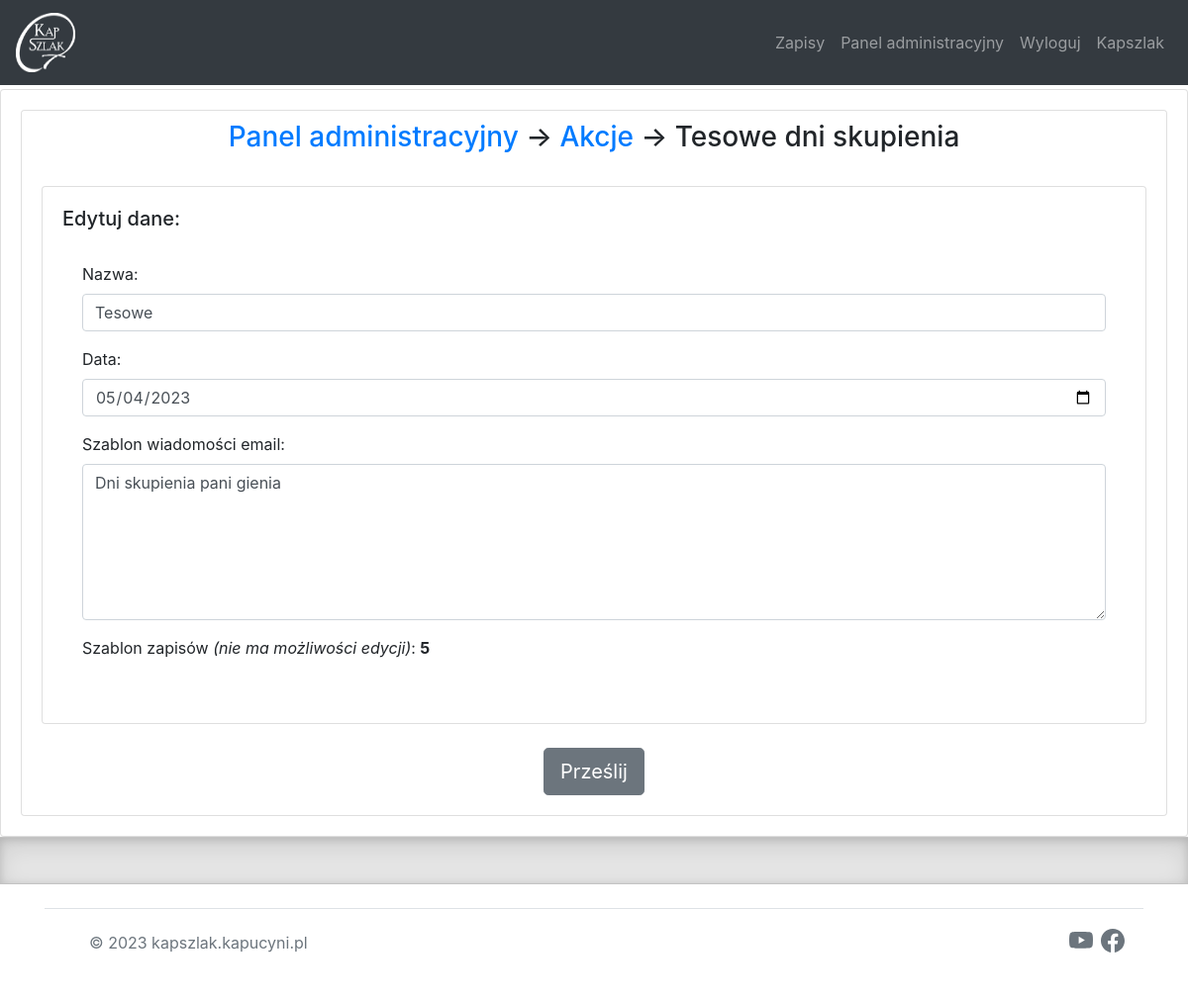
Page /dashboard/editevent?event_id=5 (signed in) on the committed database.
### website/models.py (models this page shows)
class Events(db.Model):
    id = db.Column(db.Integer, primary_key=True)
    year_id = db.Column(db.Integer, db.ForeignKey('year.id'))
    signup = db.relationship('Signup', backref='events')
    name = db.Column(db.String(300))
    date  = db.Column(db.Date)
    temp_id = db.Column(db.Integer)
    is_active = db.Column(db.Boolean, default=True, nullable=False)
    mail_temp = db.Column(db.String(1000))

### website/views.py (the view)
@views.route('/dashboard/editevent', methods=['GET', 'POST'])
@login_required
def edit_event():
    event_id = request.args.get('event_id', None)
    backup = request.args.get('backup', None)
    event = Events.query.get(int(event_id))
    if event:
        if request.method == 'POST':
            check = db_update_event(event)
            if check:
                return redirect(url_for('views.edit_year'))
            else:
                return redirect(f'/dashboard/editevent?event_id={event_id}')
        return render_template('editevent.html', event=event, user=current_user)
    else:
        flash('Operacja nie jest dostepna', category='error')
        return redirect(url_for('views.dashboard'))

### website/templates/editevent.html (shortened to what this page needs)
{% extends "base.html" %}
{% block content %}
<div class="card">
	<div class="card-body">
		<div class="card">
			   <h3 class="card-title" align="center"><a href ='/dashboard'>Panel administracyjny</a> -> <a href='/dashboard/events'>Akcje</a> -> {{ event.name }}</h3>
		  	<div class="card-body">
			    <form method="POST">
				  <div class="card">
				    <div class="card-body">
				      <h5 class="card-title">Edytuj dane:</h5>
		  		<div class="card-body">
				<div class="form-group">
					<label for="name">Nazwa:</label>
					 	<input
					      type="text"
					      class="form-control"
					      id="name"
					      name="name"
					      value = {{ event.name }}
							/>
					</div>
				<div class="form-group">
					<label for="date">Data:</label>
					 	<input
					      type="date"
					      class="form-control"
					      id="date"
					      name="date"
					      value = {{ event.date }}
					    />
					</div>
					<div class="form-group">
					<label for="mail_temp">Szablon wiadomości email:</label>
					 	<textarea
					      class="form-control"
					      id="mail_temp"
					      name="mail_temp"
					      rows="6"
					      cols="40"
					    >{{ event.mail_temp }}</textarea>
					</div>
					<div class="form-group">
						<label for="temp_id">Szablon zapisów <i>(nie ma możliwości edycji)</i>: <b>{{ event.temp_id }}</b></label>
					</div>
				</div>
					</div>
				</div>
				<br>
				<div class="col-md-12 text-center">
					 <a href="#"><button type="submit" class="btn btn-secondary btn-lg">Prześlij</button></a>
				</div>
			</form>
			</div>
		</div>
	</div>
</div>
{% endblock %}

### website/static/css/style.css (style rules this page uses)
h3 { margin-top: 10px; }

### rows in the picture
Events: name "Tesowe dni skupienia", date "05/04/2023", mail_temp "Dni skupienia pani gienia", temp_id "5"
